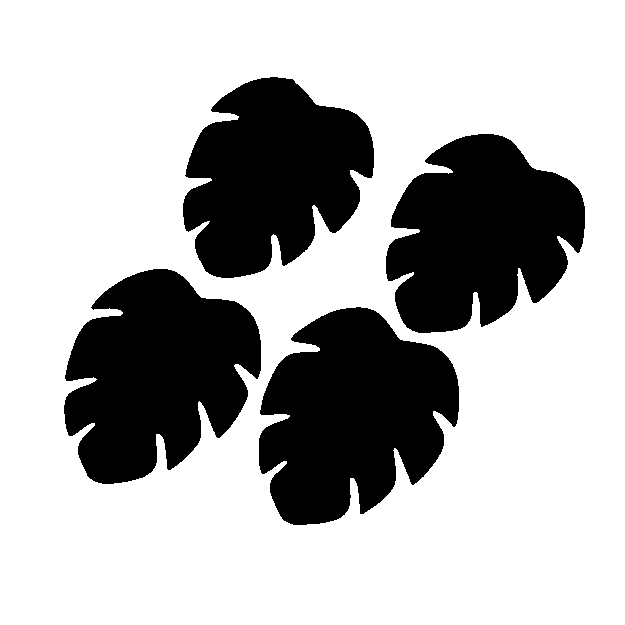
#> input picture Practico7/resultado.png, 625 x 625 px
$ python Practico7.py
#> lines starting #> are read from the running program, lines starting #| are printed output that depends on the picture; after the words box and inside, x2 and y2 are one past the last pixel; in counts of white or black regions, pixels touching at a corner belong together
import cv2
import numpy as np
ImgTest = cv2.imread('resultado.png', 1)
#> ImgTest is the input picture: shape (625, 625, 3); 70.9% white; 4 black regions, box (x1, y1, x2, y2) and area: (259, 307, 459, 525) 30394, (64, 269, 261, 484) 29200, (386, 134, 585, 333) 27662, (183, 77, 374, 278) 26467


def ScalateEuclideanTransformation(image, angle, tx, ty, scale):
#> called with angle = 180, tx = 20, ty = 20, scale = 2
    center = None
#Comienzo de traslacion de imagen
    (h, w) = (image.shape[0], image.shape[1])
#> h = 625; w = 625

    translationMatrix = np.float32([[1, 0, tx],
                                    [0, 1, ty]])
    shifted = cv2.warpAffine(image, translationMatrix, (w, h))
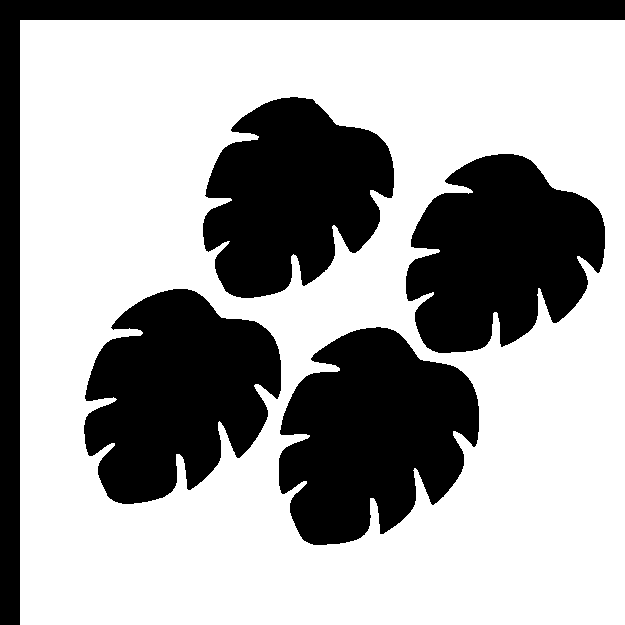
#> shifted: shape (625, 625, 3); 64.6% white; 5 black regions, box (x1, y1, x2, y2) and area: (279, 327, 479, 545) 30394, (84, 289, 281, 504) 29200, (406, 154, 605, 353) 27662, (203, 97, 394, 298) 26467, (0, 0, 625, 625) 24600

#Comienzo de rotacion de la imagen
    (h, w) = image.shape[: 2]
    if center is None:
       center = (w/2, h/2)
#> center = (312.5, 312.5)

    rotationMatrix = cv2.getRotationMatrix2D(center, angle, scale)

    resultEuclidianTranformation = cv2.warpAffine(shifted, rotationMatrix, (w, h))
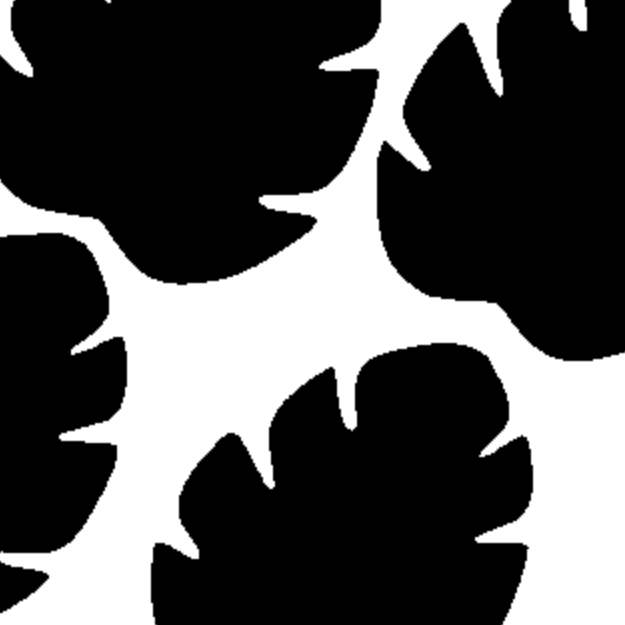
#> resultEuclidianTranformation: shape (625, 625, 3); min 0, max 255, mean 81.1

    return resultEuclidianTranformation


cv2.imshow('ScalatedImagen_euclidiana.png', ScalateEuclideanTransformation(ImgTest, 180, 20, 20, 2))
cv2.imwrite('ScalatedImagen_euclidiana.png', ScalateEuclideanTransformation(ImgTest, 180, 20, 20, 2))
cv2.waitKey(0)
cv2.destroyAllWindows()
